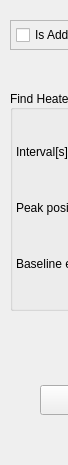
          <widget class="QWidget" name="Heater">
           <property name="geometry">
            <rect>
             <x>0</x>
             <y>0</y>
             <width>68</width>
             <height>465</height>
            </rect>
           </property>
           <attribute name="label">
            <string>Heater</string>
           </attribute>
           <widget class="QFrame" name="frame_6">
            <property name="geometry">
             <rect>
              <x>10</x>
              <y>20</y>
              <width>192</width>
              <height>30</height>
             </rect>
            </property>
            <property name="sizePolicy">
             <sizepolicy hsizetype="Preferred" vsizetype="Maximum">
              <horstretch>0</horstretch>
              <verstretch>0</verstretch>
             </sizepolicy>
            </property>
            <property name="maximumSize">
             <size>
              <width>16777215</width>
              <height>30</height>
             </size>
            </property>
            <property name="frameShape">
             <enum>QFrame::StyledPanel</enum>
            </property>
            <property name="frameShadow">
             <enum>QFrame::Raised</enum>
            </property>
            <layout class="QHBoxLayout" name="horizontalLayout_21">
             <property name="leftMargin">
              <number>5</number>
             </property>
             <property name="topMargin">
              <number>3</number>
             </property>
             <property name="rightMargin">
              <number>5</number>
             </property>
             <property name="bottomMargin">
              <number>3</number>
             </property>
             <item>
              <widget class="QCheckBox" name="CB_is_plot_win_2">
               <property name="sizePolicy">
                <sizepolicy hsizetype="Minimum" vsizetype="Preferred">
                 <horstretch>0</horstretch>
                 <verstretch>0</verstretch>
                </sizepolicy>
               </property>
               <property name="text">
                <string>Is Add Heater?</string>
               </property>
               <property name="checked">
                <bool>false</bool>
               </property>
              </widget>
             </item>
            </layout>
           </widget>
           <widget class="QWidget" name="horizontalWidget_2" native="true">
            <property name="geometry">
             <rect>
              <x>40</x>
              <y>380</y>
              <width>119</width>
              <height>41</height>
             </rect>
            </property>
            <property name="sizePolicy">
             <sizepolicy hsizetype="Preferred" vsizetype="Preferred">
              <horstretch>0</horstretch>
              <verstretch>1</verstretch>
             </sizepolicy>
            </property>
            <layout class="QHBoxLayout" name="horizontalLayout_20">
             <item>
              <widget class="QPushButton" name="PB_pre_trigger_all_2">
               <property name="sizePolicy">
                <sizepolicy hsizetype="Preferred" vsizetype="Preferred">
                 <horstretch>0</horstretch>
                 <verstretch>0</verstretch>
                </sizepolicy>
               </property>
               <property name="maximumSize">
                <size>
                 <width>120</width>
                 <height>30</height>
                </size>
               </property>
               <property name="text">
                <string>Find Heater</string>
               </property>
              </widget>
             </item>
            </layout>
           </widget>
           <widget class="QGroupBox" name="groupBox_9">
            <property name="geometry">
             <rect>
              <x>10</x>
              <y>90</y>
              <width>192</width>
              <height>221</height>
             </rect>
            </property>
            <property name="sizePolicy">
             <sizepolicy hsizetype="Preferred" vsizetype="Preferred">
              <horstretch>0</horstretch>
              <verstretch>3</verstretch>
             </sizepolicy>
            </property>
            <property name="minimumSize">
             <size>
              <width>0</width>
              <height>0</height>
             </size>
            </property>
            <property name="title">
             <string>Find Heaters</string>
            </property>
            <property name="alignment">
             <set>Qt::AlignLeading|Qt::AlignLeft|Qt::AlignVCenter</set>
            </property>
            <property name="flat">
             <bool>false</bool>
            </property>
            <property name="checkable">
             <bool>false</bool>
            </property>
            <layout class="QGridLayout" name="gridLayout_5">
             <property name="leftMargin">
              <number>3</number>
             </property>
             <property name="topMargin">
              <number>3</number>
             </property>
             <property name="rightMargin">
              <number>3</number>
             </property>
             <property name="bottomMargin">
              <number>3</number>
             </property>
             <item row="1" column="2">
              <widget class="QDoubleSpinBox" name="DSB_pk_posi_2">
               <property name="sizePolicy">
                <sizepolicy hsizetype="Expanding" vsizetype="Fixed">
                 <horstretch>1</horstretch>
                 <verstretch>0</verstretch>
                </sizepolicy>
               </property>
               <property name="minimumSize">
                <size>
                 <width>30</width>
                 <height>23</height>
                </size>
               </property>
               <property name="maximumSize">
                <size>
                 <width>2000</width>
                 <height>23</height>
                </size>
               </property>
               <property name="maximum">
                <double>100.000000000000000</double>
               </property>
               <property name="singleStep">
                <double>0.100000000000000</double>
               </property>
               <property name="value">
                <double>0.500000000000000</double>
               </property>
               <property name="save" stdset="0">
                <bool>true</bool>
               </property>
              </widget>
             </item>
             <item row="2" column="2">
              <widget class="QDoubleSpinBox" name="DSB_bl_end_2">
               <property name="sizePolicy">
                <sizepolicy hsizetype="Expanding" vsizetype="Fixed">
                 <horstretch>1</horstretch>
                 <verstretch>0</verstretch>
                </sizepolicy>
               </property>
               <property name="minimumSize">
                <size>
                 <width>30</width>
                 <height>23</height>
                </size>
               </property>
               <property name="maximumSize">
                <size>
                 <width>2000</width>
                 <height>23</height>
                </size>
               </property>
               <property name="maximum">
                <double>100.000000000000000</double>
               </property>
               <property name="singleStep">
                <double>0.100000000000000</double>
               </property>
               <property name="stepType">
                <enum>QAbstractSpinBox::DefaultStepType</enum>
               </property>
               <property name="value">
                <double>0.300000000000000</double>
               </property>
               <property name="save" stdset="0">
                <bool>true</bool>
               </property>
              </widget>
             </item>
             <item row="1" column="0">
              <widget class="QLabel" name="label_28">
               <property name="sizePolicy">
                <sizepolicy hsizetype="Preferred" vsizetype="Fixed">
                 <horstretch>0</horstretch>
                 <verstretch>0</verstretch>
                </sizepolicy>
               </property>
               <property name="minimumSize">
                <size>
                 <width>0</width>
                 <height>23</height>
                </size>
               </property>
               <property name="maximumSize">
                <size>
                 <width>16777215</width>
                 <height>23</height>
                </size>
               </property>
               <property name="text">
                <string>Peak position[s]: </string>
               </property>
              </widget>
             </item>
             <item row="2" column="0">
              <widget class="QLabel" name="label_24">
               <property name="sizePolicy">
                <sizepolicy hsizetype="Preferred" vsizetype="Fixed">
                 <horstretch>0</horstretch>
                 <verstretch>0</verstretch>
                </sizepolicy>
               </property>
               <property name="minimumSize">
                <size>
                 <width>0</width>
                 <height>23</height>
                </size>
               </property>
               <property name="maximumSize">
                <size>
                 <width>16777215</width>
                 <height>23</height>
                </size>
               </property>
               <property name="text">
                <string>Baseline end[s]: </string>
               </property>
              </widget>
             </item>
             <item row="0" column="2">
              <widget class="QDoubleSpinBox" name="DSB_win_len_2">
               <property name="sizePolicy">
                <sizepolicy hsizetype="Expanding" vsizetype="Fixed">
                 <horstretch>1</horstretch>
                 <verstretch>0</verstretch>
                </sizepolicy>
               </property>
               <property name="minimumSize">
                <size>
                 <width>30</width>
                 <height>23</height>
                </size>
               </property>
               <property name="maximumSize">
                <size>
                 <width>2000</width>
                 <height>23</height>
                </size>
               </property>
               <property name="maximum">
                <double>100.000000000000000</double>
               </property>
               <property name="singleStep">
                <double>0.100000000000000</double>
               </property>
               <property name="value">
                <double>2.000000000000000</double>
               </property>
               <property name="save" stdset="0">
                <bool>true</bool>
               </property>
              </widget>
             </item>
             <item row="0" column="0">
              <widget class="QLabel" name="label_19">
               <property name="sizePolicy">
                <sizepolicy hsizetype="Preferred" vsizetype="Fixed">
                 <horstretch>0</horstretch>
                 <verstretch>0</verstretch>
                </sizepolicy>
               </property>
               <property name="minimumSize">
                <size>
                 <width>0</width>
                 <height>23</height>
                </size>
               </property>
               <property name="maximumSize">
                <size>
                 <width>16777215</width>
                 <height>23</height>
                </size>
               </property>
               <property name="text">
                <string>Interval[s]:</string>
               </property>
              </widget>
             </item>
            </layout>
           </widget>
          </widget>
